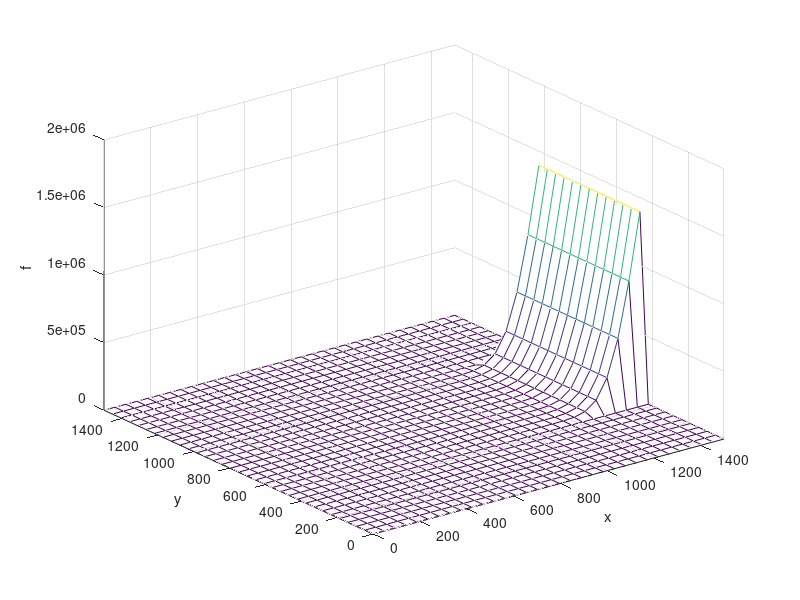

The MATLAB script that drew this image: (Note: this script raises an error after producing the figure.)
close all;
clear variables;

% User-defined data
%-------------------------------------------------------------------------%
nx=33;                  % number of grid points along x
ny=33;                  % number of grid points along y
nstep=10 %300             % number of time steps
lengthx=1500;            % domain length along x [micron]
lengthy=1500;            % domain length along y [micron]
D=0.041;                % diffusion coefficient [micron2/s]
fin=1397286;                  % inlet value of f

% Pre-processing of user-defined data
%-------------------------------------------------------------------------%
% Calculate grid steps
hx=lengthx/(nx-1);      % grid step along x [m]
hy=lengthy/(ny-1);      % grid step along y [m] 

% Numerical setup: time step (stability conditions)
sigma = .1;                       % safety coefficient usually .05
dt_diff  = 1/4*min(hx^2, hy^2)/D;   % diffusion [s]
%dt_conv = 4*D/(u^2+v^2);            % convection [s]
dt = sigma*min(dt_diff)*10;   % time step [s]
%dt = (.8); 

% Memory allocation
f=zeros(nx,ny);     % current numerical solution
fo=zeros(nx,ny);    % previous numerical solution

% Dirichlet boundary conditions along the east side
f(nx, ny*1/3:(ny*2/3+1)) = fin; %f(nx, ny*1/3:(ny*2/3+1)) = fin;

% Definition of rectangular mesh (graphical purposes only)
xaxis = 0:hx:lengthx;
yaxis = 0:hy:lengthy;

% Video setup
%-------------------------------------------------------------------------%
% video_name = 'timetest1.mp4';
% videompg4 = VideoWriter(video_name, 'MPEG-4');
% open(videompg4);
% 
% Advancing in time
%-------------------------------------------------------------------------%

timearray{nstep,1} = zeros;
t = 0.;
for m=1:nstep
    
    % Plot the current solution
    hold off; 
    mesh(xaxis, yaxis, f'); 
    axis([0 lengthx 0 lengthy 0 2000000]);
    xlabel('x'); ylabel('y'); zlabel('f');
    message = sprintf('time=%d\n', t);
    time = annotation('textbox',[0.15 0.8 0.15 0.15],'String',message,'EdgeColor','none');
    frame = getframe(gcf);
%     writeVideo(videompg4,frame);
    timearray{m} = message;
    delete(time); 

    % Forward Euler method
    fo=f;
    for i=2:nx-1
        for j=2:ny-1
            f(i,j) = fo(i,j)...
                    -(0)...
                    -(0)...
                    +(D*dt/hx^2)*(fo(i+1,j)-2*fo(i,j)+fo(i-1,j))...
                    +(0);
        end
    end   
    
    % Boundary conditions (Neumann's only)
    f(1:nx,1)=fo(1:nx,2);        % south
    f(1:nx,ny)=fo(1:nx,ny-1);    % north
    f(1,1:ny)=fo(2,1:ny);        % west
    
    % New time step
    t=t+dt;
    
end
concens = f(:,20);
nxx = lengthx/nx
distance = (0:nxx:lengthx-1);
con_dis = [concens(:), distance(:)];
writematrix(con_dis, 'diff_justdiffusion.csv')


% Closing the video stream
% close(videompg4);